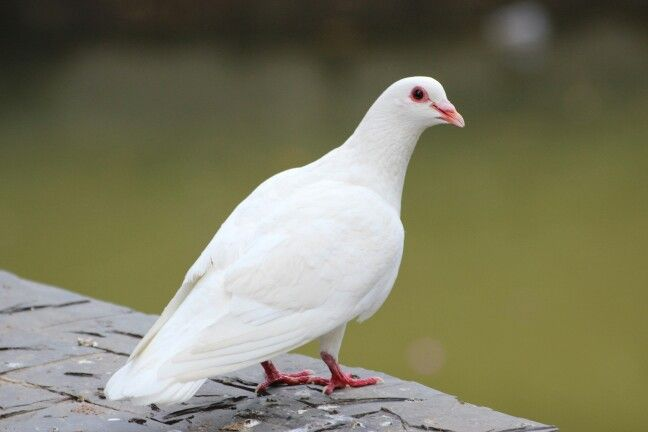
#> input picture bird.jpg, 648 x 432 px, found by its file name
$ python Left_Right_Middle.py
#> lines starting #> are read from the running program, lines starting #| are printed output that depends on the picture
import matplotlib.pyplot as plt
import numpy as np
import cv2

def main():
    img_path="C:/Users/Dell/Desktop/class4_1/DIP/code/bird.jpg"
    rgb=plt.imread(img_path)
#> rgb is the input picture: shape (432, 648, 3); mean R, G, B 125.1, 123.8, 98.2
    grayscale=cv2.cvtColor(rgb,cv2.COLOR_RGB2GRAY)
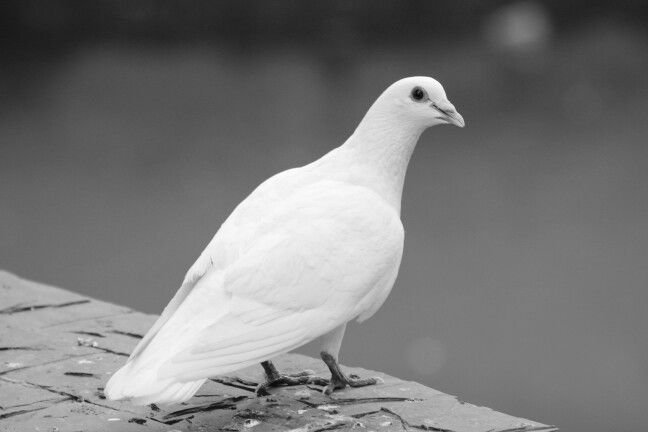
#> grayscale: shape (432, 648); min 4, max 255, mean 121.3

    w,h=grayscale.shape
#> w = 432; h = 648
    left=np.zeros((w,h),dtype=np.uint8)
    right=np.zeros((w,h),dtype=np.uint8)
    middle=np.zeros((w,h),dtype=np.uint8)

    for i in range(0,w):
        for j in range(0,h):
            left[i][j]=grayscale[i][j]-50
            if(left[i][j]<0):
                left[i][j]=0
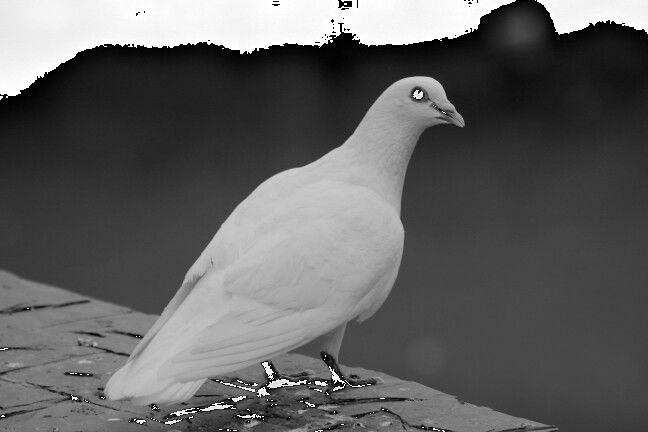
#> left: shape (432, 648); min 0, max 255, mean 96.7
    for i in range(0,w):
        for j in range(0,h):
            right[i][j]=grayscale[i][j]+80
            if(left[i][j]>255):
                right[i][j]=255
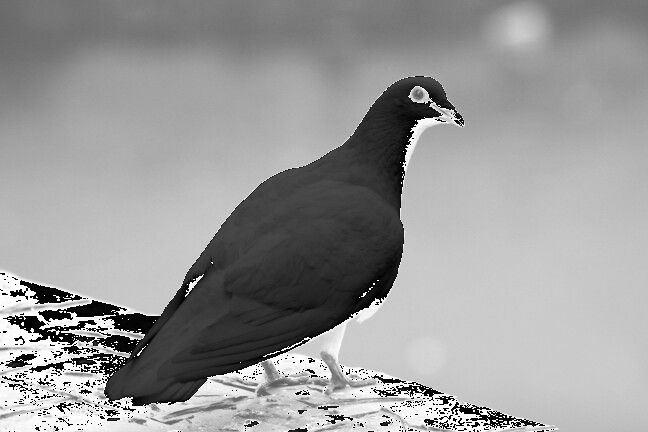
#> right: shape (432, 648); min 0, max 255, mean 152.9
    for i in range(0,w):
        for j in range(0,h):
            middle[i][j]=(grayscale[i][j]+127)/2
            if(middle[i][j]<0):
                middle[i][j]=0
            elif(middle[i][j]>255):
                middle[i][j]=255
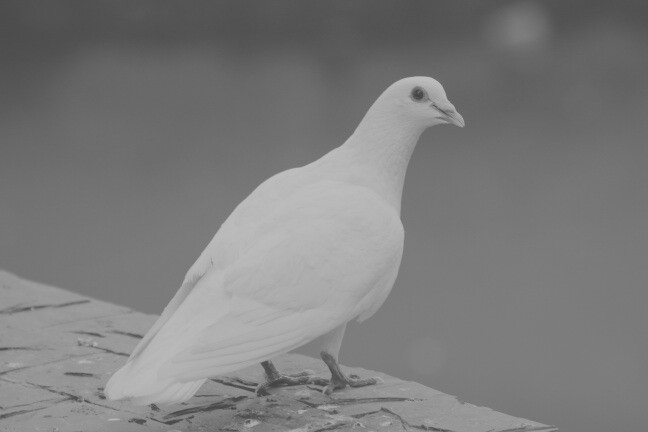
#> middle: shape (432, 648); min 65, max 191, mean 123.9

    plt.subplot(4,2,1)
    plt.imshow(grayscale,cmap='gray')
    plt.title('Grayscale Image')

    plt.subplot(4,2,2)
    plt.hist(grayscale.ravel(),255,[0,255])
    plt.title("Grayscale")

    plt.subplot(4,2,3)
    plt.imshow(left,cmap='gray')
    plt.title('Left Image')

    plt.subplot(4,2,4)
    plt.hist(left.ravel(),255,[0,255])
    plt.title("Left")

    plt.subplot(4,2,5)
    plt.imshow(right,cmap='gray')
    plt.title('Right Image')

    plt.subplot(4,2,6)
    plt.hist(right.ravel(),255,[0,255])
    plt.title("Right")

    plt.subplot(4,2,7)
    plt.imshow(middle,cmap='gray')
    plt.title('Middle Image')

    plt.subplot(4,2,8)
    plt.hist(middle.ravel(),255,[0,255])
    plt.title("Middle")
    plt.show()
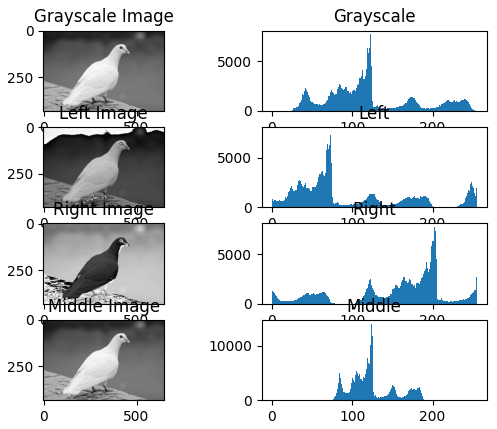
#> figure drawn by matplotlib, 8 panels; panel 2: tallest bar 7707 high, from x = 122 to 123; panel 4: tallest bar 7707 high, from x = 72 to 73; panel 6: tallest bar 7707 high, from x = 202 to 203; panel 8: tallest bar 14005 high, from x = 124 to 125


if __name__=='__main__':
    main()

$ run again, with ship.jpg copied over bird.jpg
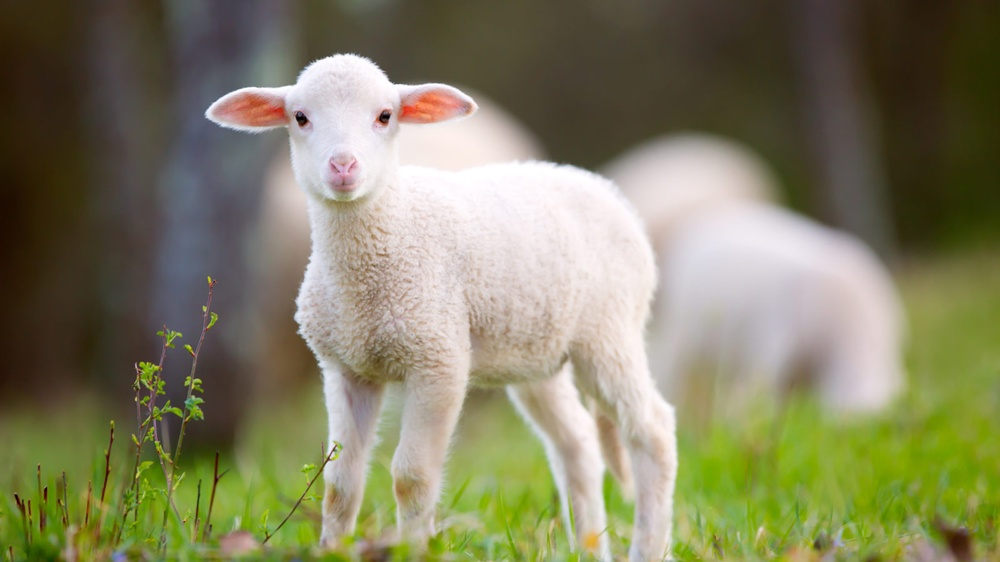
#> input picture ship.jpg, 1000 x 562 px, shrunk from 1600 x 900 before the run, found by its file name
#> in main, rgb is the input picture: shape (562, 1000, 3); mean R, G, B 130.5, 128.4, 98.5
#> after the loop in main, `for i in range(0,w):`:
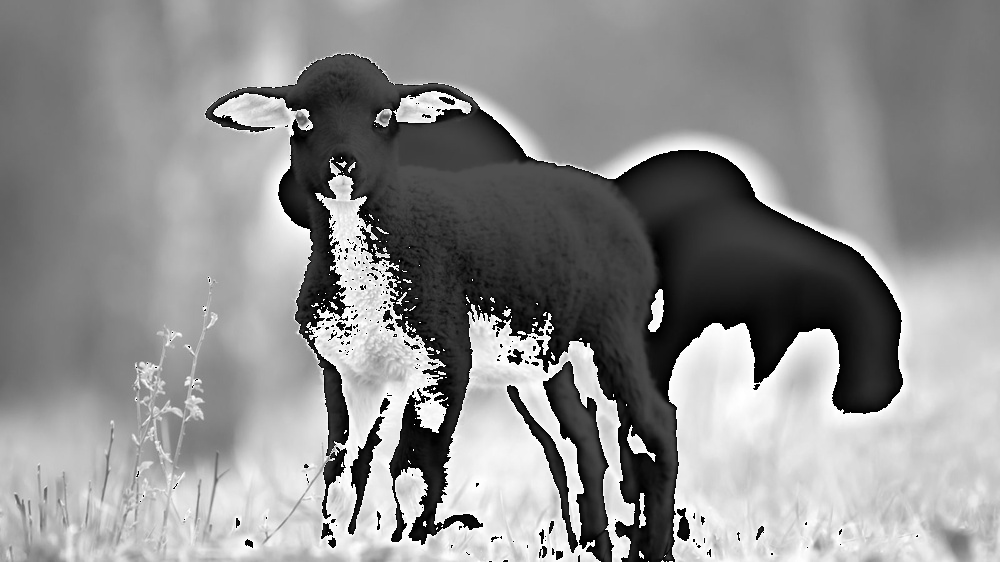
#> right: shape (562, 1000); min 0, max 255, mean 141.3
#> after the loop in main, `for i in range(0,w):`:
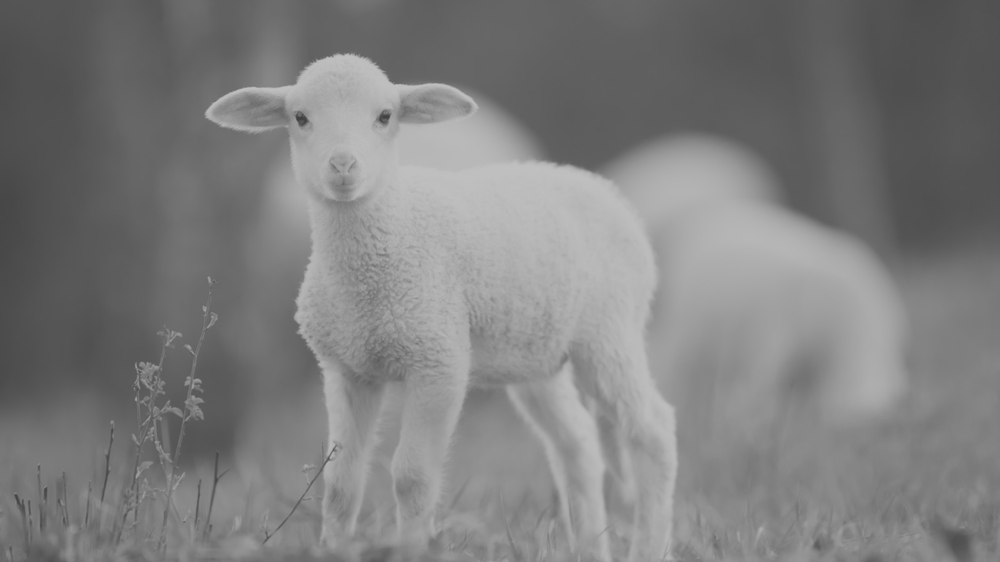
#> middle: shape (562, 1000); min 63, max 191, mean 126
